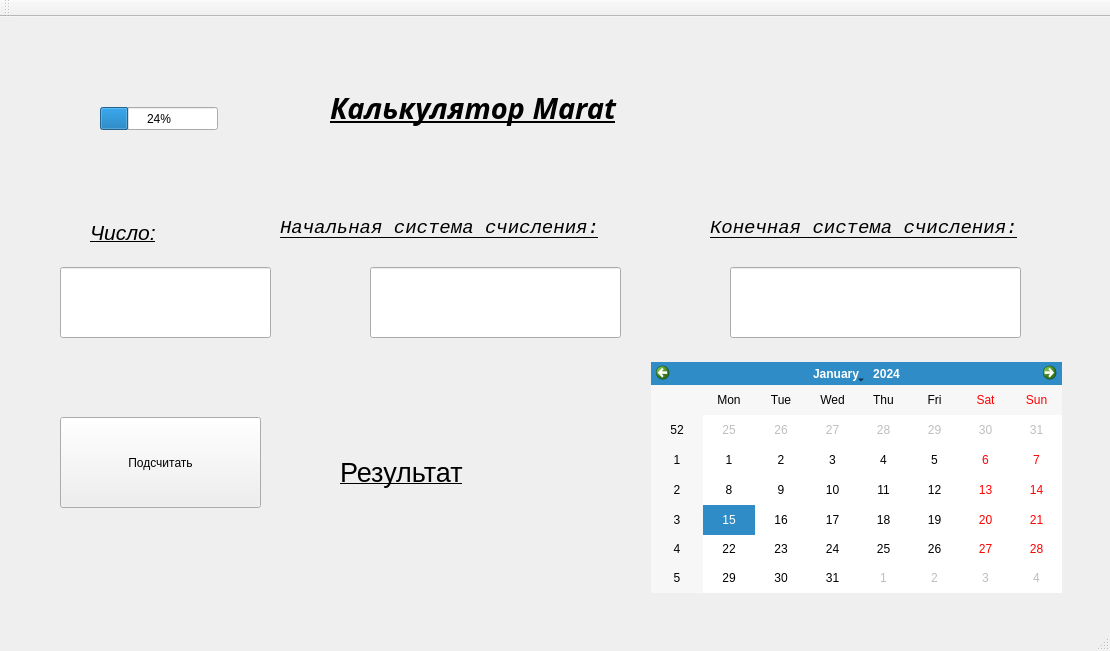
<?xml version="1.0" encoding="UTF-8"?>
<ui version="4.0">
 <class>CalculatorMirKal</class>
 <widget class="QMainWindow" name="CalculatorMirKal">
  <property name="geometry">
   <rect>
    <x>0</x>
    <y>0</y>
    <width>1110</width>
    <height>651</height>
   </rect>
  </property>
  <property name="windowTitle">
   <string>CalculatorMirKal</string>
  </property>
  <widget class="QWidget" name="centralWidget">
   <widget class="QLabel" name="label">
    <property name="geometry">
     <rect>
      <x>330</x>
      <y>10</y>
      <width>451</width>
      <height>161</height>
     </rect>
    </property>
    <property name="font">
     <font>
      <family>Segoe Print</family>
      <pointsize>22</pointsize>
      <weight>75</weight>
      <italic>true</italic>
      <bold>true</bold>
      <underline>true</underline>
     </font>
    </property>
    <property name="text">
     <string>Калькулятор Marat</string>
    </property>
   </widget>
   <widget class="QLabel" name="label_text">
    <property name="geometry">
     <rect>
      <x>340</x>
      <y>430</y>
      <width>231</width>
      <height>51</height>
     </rect>
    </property>
    <property name="font">
     <font>
      <pointsize>20</pointsize>
      <underline>true</underline>
     </font>
    </property>
    <property name="text">
     <string>Результат</string>
    </property>
   </widget>
   <widget class="QPushButton" name="pushButton_name">
    <property name="geometry">
     <rect>
      <x>60</x>
      <y>400</y>
      <width>201</width>
      <height>91</height>
     </rect>
    </property>
    <property name="text">
     <string>Подсчитать</string>
    </property>
   </widget>
   <widget class="QLineEdit" name="lineEdit_t1">
    <property name="geometry">
     <rect>
      <x>370</x>
      <y>250</y>
      <width>251</width>
      <height>71</height>
     </rect>
    </property>
   </widget>
   <widget class="QLineEdit" name="lineEdit_t2">
    <property name="geometry">
     <rect>
      <x>730</x>
      <y>250</y>
      <width>291</width>
      <height>71</height>
     </rect>
    </property>
   </widget>
   <widget class="QLineEdit" name="lineEdit_chislun">
    <property name="geometry">
     <rect>
      <x>60</x>
      <y>250</y>
      <width>211</width>
      <height>71</height>
     </rect>
    </property>
   </widget>
   <widget class="QLabel" name="label_2">
    <property name="geometry">
     <rect>
      <x>90</x>
      <y>190</y>
      <width>121</width>
      <height>51</height>
     </rect>
    </property>
    <property name="font">
     <font>
      <pointsize>16</pointsize>
      <italic>true</italic>
      <underline>true</underline>
     </font>
    </property>
    <property name="text">
     <string>Число:</string>
    </property>
   </widget>
   <widget class="QLabel" name="label_3">
    <property name="geometry">
     <rect>
      <x>280</x>
      <y>180</y>
      <width>461</width>
      <height>61</height>
     </rect>
    </property>
    <property name="font">
     <font>
      <family>Lucida Console</family>
      <pointsize>14</pointsize>
      <italic>true</italic>
      <underline>true</underline>
     </font>
    </property>
    <property name="text">
     <string>Начальная система счисления:</string>
    </property>
   </widget>
   <widget class="QLabel" name="label_4">
    <property name="geometry">
     <rect>
      <x>710</x>
      <y>180</y>
      <width>461</width>
      <height>61</height>
     </rect>
    </property>
    <property name="font">
     <font>
      <family>Lucida Console</family>
      <pointsize>14</pointsize>
      <weight>50</weight>
      <italic>true</italic>
      <bold>false</bold>
      <underline>true</underline>
     </font>
    </property>
    <property name="text">
     <string>Конечная система счисления:</string>
    </property>
   </widget>
   <widget class="QCalendarWidget" name="calendarWidget">
    <property name="geometry">
     <rect>
      <x>651</x>
      <y>345</y>
      <width>411</width>
      <height>231</height>
     </rect>
    </property>
   </widget>
   <widget class="QProgressBar" name="progressBar">
    <property name="geometry">
     <rect>
      <x>100</x>
      <y>90</y>
      <width>118</width>
      <height>23</height>
     </rect>
    </property>
    <property name="value">
     <number>24</number>
    </property>
   </widget>
  </widget>
  <widget class="QMenuBar" name="menuBar">
   <property name="geometry">
    <rect>
     <x>0</x>
     <y>0</y>
     <width>1110</width>
     <height>26</height>
    </rect>
   </property>
  </widget>
  <widget class="QToolBar" name="mainToolBar">
   <attribute name="toolBarArea">
    <enum>TopToolBarArea</enum>
   </attribute>
   <attribute name="toolBarBreak">
    <bool>false</bool>
   </attribute>
  </widget>
  <widget class="QStatusBar" name="statusBar"/>
 </widget>
 <layoutdefault spacing="6" margin="11"/>
 <resources/>
 <connections/>
</ui>
